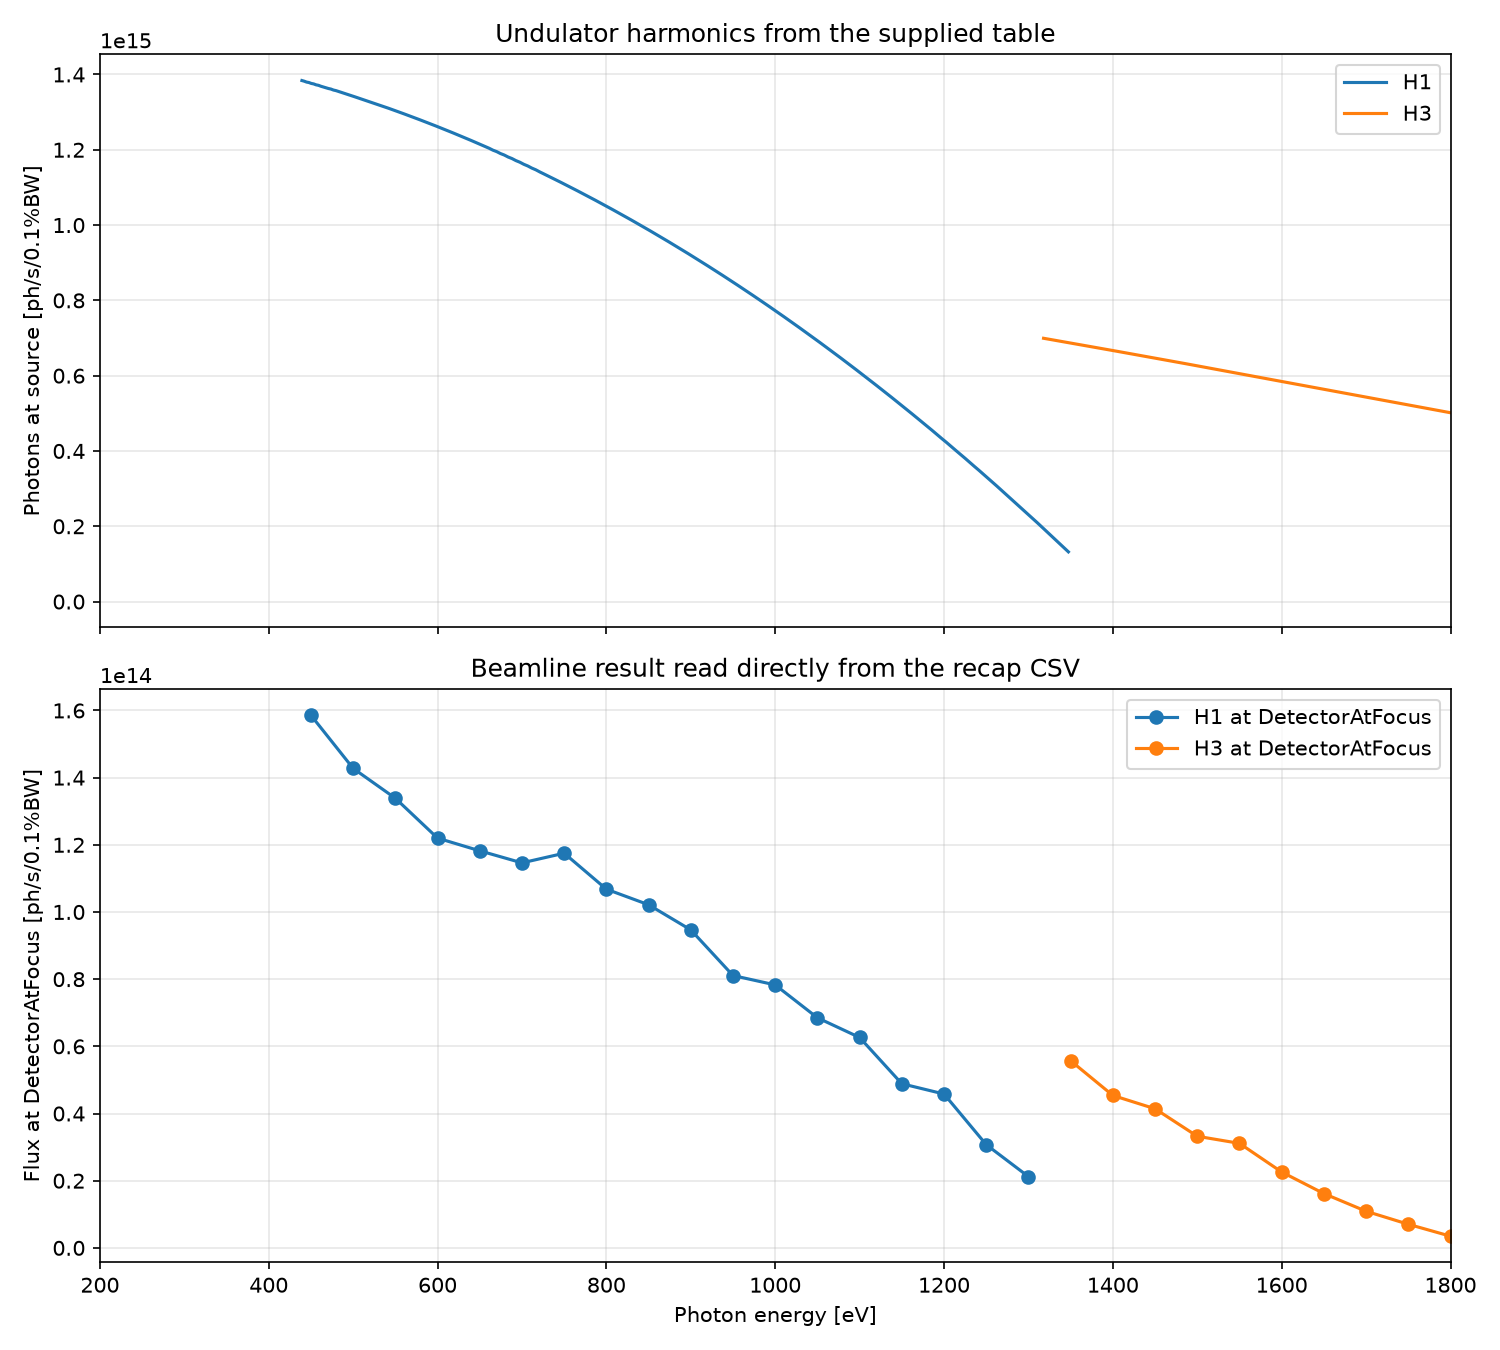

Here is the Python script that generated this plot:
import os

import matplotlib

matplotlib.use("Agg")

import matplotlib.pyplot as plt  # noqa: E402
import pandas as pd  # noqa: E402


if __name__ == "__main__":
    this_file_dir = os.path.dirname(os.path.realpath(__file__))

    undulator = pd.read_csv(
        os.path.join(
            this_file_dir,
            "..",
            "undulator",
            "undulator_harmonics_energy_photons.csv",
        )
    )
    detector = pd.read_csv(
        os.path.join(
            this_file_dir,
            "RAYPy_Simulation_external_undulator_flux_table",
            "DetectorAtFocus_RawRaysOutgoing.csv",
        )
    ).sort_values("PhotonEnergy")

    fig, axs = plt.subplots(2, 1, figsize=(10, 9), sharex=True)
    xmin = detector["PhotonEnergy"].min()
    xmax = detector["PhotonEnergy"].max()

    axs[0].plot(undulator["Energy1[eV]"], undulator["Photons1"], label="H1")
    axs[0].plot(undulator["Energy3[eV]"], undulator["Photons3"], label="H3")
    axs[0].set(
        ylabel="Photons at source [ph/s/0.1%BW]",
        title="Undulator harmonics from the supplied table",
    )
    axs[0].set_xlim(xmin, xmax)
    axs[0].grid(True, alpha=0.3)
    axs[0].legend()

    axs[1].plot(
        detector["PhotonEnergy"],
        detector["FluxPerMilPerBwAbs1"],
        marker="o",
        label="H1 at DetectorAtFocus",
    )
    axs[1].plot(
        detector["PhotonEnergy"],
        detector["FluxPerMilPerBwAbs3"],
        marker="o",
        label="H3 at DetectorAtFocus",
    )
    axs[1].set(
        xlabel="Photon energy [eV]",
        ylabel="Flux at DetectorAtFocus [ph/s/0.1%BW]",
        title="Beamline result read directly from the recap CSV",
    )
    axs[1].set_xlim(xmin, xmax)
    axs[1].grid(True, alpha=0.3)
    axs[1].legend()

    fig.tight_layout()
    out_png = os.path.join(this_file_dir, "eval_external_undulator_flux_table.png")
    fig.savefig(out_png, dpi=150)
    print("[eval] saved:", out_png)
